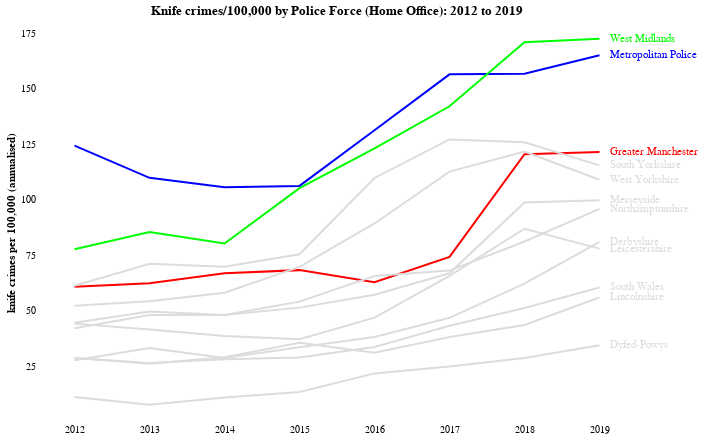

The code cell stored with this chart in its notebook:
### Code cell
dom = required_forces
rng = ["rgb(0,0,255)", "rgb(0,255,0)", "rgb(255,0,0)", "rgb(220,220,220)", "rgb(220,220,220)", 
      "rgb(220,220,220)", "rgb(220,220,220)", "rgb(220,220,220)", "rgb(220,220,220)", "rgb(220,220,220)", 
      "rgb(220,220,220)", "rgb(220,220,220)"]

line = alt.Chart(knife_crime_rates, title='Knife crimes/100,000 by Police Force (Home Office): 2012 to 2019').mark_line().encode(
    x=alt.X('year:O', axis=alt.Axis(title=None, ticks=False, labelAngle=0)),
    y=alt.Y('crime_per_100K_homeoffice:Q', axis=alt.Axis(title='knife crimes per 100,000 (annualised)', ticks=False, values=[25, 50, 75, 100, 125, 150, 175])),
    color=alt.Color('Force Name:N', scale=alt.
                    Scale(domain=dom, range=rng), legend=None)
)

text = line.mark_text(
    align='left',
    baseline='middle',
    dx=10  # Nudges text to right so it doesn't appear on top of the bar
).encode(
    text='label:N'
)

(line + text).configure_axis(
    grid=False,
    domain=False
).configure_view(
    strokeWidth=0
).properties(
    width=600,
    height=400)

### Figure 1 — Vega-Lite specification as saved in the notebook (floating-point values rounded to 4 significant figures)
{"config": {"view": {"continuousWidth": 400, "continuousHeight": 300, "strokeWidth": 0}, "axis": {"domain": false, "grid": false}}, "layer": [{"mark": "line", "encoding": {"color": {"type": "nominal", "field": "Force Name", "legend": null, "scale": {"domain": ["Metropolitan Police", "West Midlands", "Greater Manchester", "Merseyside", "Derbyshire", "Dyfed-Powys", "Leicestershire", "Lincolnshire", "Northamptonshire", "South Wales", "South Yorkshire", "West Yorkshire"], "range": ["rgb(0,0,255)", "rgb(0,255,0)", "rgb(255,0,0)", "rgb(220,220,220)", "rgb(220,220,220)", "rgb(220,220,220)", "rgb(220,220,220)", "rgb(220,220,220)", "rgb(220,220,220)", "rgb(220,220,220)", "rgb(220,220,220)", "rgb(220,220,220)"]}}, "x": {"type": "ordinal", "axis": {"labelAngle": 0, "ticks": false, "title": null}, "field": "year"}, "y": {"type": "quantitative", "axis": {"ticks": false, "title": "knife crimes per 100,000 (annualised)", "values": [25, 50, 75, 100, 125, 150, 175]}, "field": "crime_per_100K_homeoffice"}}, "title": "Knife crimes/100,000 by Police Force (Home Office): 2012 to 2019"}, {"mark": {"type": "text", "align": "left", "baseline": "middle", "dx": 10}, "encoding": {"color": {"type": "nominal", "field": "Force Name", "legend": null, "scale": {"domain": ["Metropolitan Police", "West Midlands", "Greater Manchester", "Merseyside", "Derbyshire", "Dyfed-Powys", "Leicestershire", "Lincolnshire", "Northamptonshire", "South Wales", "South Yorkshire", "West Yorkshire"], "range": ["rgb(0,0,255)", "rgb(0,255,0)", "rgb(255,0,0)", "rgb(220,220,220)", "rgb(220,220,220)", "rgb(220,220,220)", "rgb(220,220,220)", "rgb(220,220,220)", "rgb(220,220,220)", "rgb(220,220,220)", "rgb(220,220,220)", "rgb(220,220,220)"]}}, "text": {"type": "nominal", "field": "label"}, "x": {"type": "ordinal", "axis": {"labelAngle": 0, "ticks": false, "title": null}, "field": "year"}, "y": {"type": "quantitative", "axis": {"ticks": false, "title": "knife crimes per 100,000 (annualised)", "values": [25, 50, 75, 100, 125, 150, 175]}, "field": "crime_per_100K_homeoffice"}}, "title": "Knife crimes/100,000 by Police Force (Home Office): 2012 to 2019"}], "data": {"name": "data-3fb1f4d83bbde859627106ad29a84b77"}, "height": 400, "width": 600, "$schema": "https://vega.github.io/schema/vega-lite/v4.8.1.json", "datasets": {"data-3fb1f4d83bbde859627106ad29a84b77": [{"Force Name": "Derbyshire", "year": 2012, "total": 287.0, "PoliceForce": "Derbyshire", "population": 1032000.0, "crime_per_100K_homeoffice": 27.8, "label": ""}, {"Force Name": "Derbyshire", "year": 2013, "total": 344.0, "PoliceForce": "Derbyshire", "population": 1032000.0, "crime_per_100K_homeoffice": 33.32, "label": ""}, {"Force Name": "Derbyshire", "year": 2014, "total": 297.0, "PoliceForce": "Derbyshire", "population": 1032000.0, "crime_per_100K_homeoffice": 28.77, "label": ""}, {"Force Name": "Derbyshire", "year": 2015, "total": 347.0, "PoliceForce": "Derbyshire", "population": 1032000.0, "crime_per_100K_homeoffice": 33.61, "label": ""}, {"Force Name": "Derbyshire", "year": 2016, "total": 395.0, "PoliceForce": "Derbyshire", "population": 1032000.0, "crime_per_100K_homeoffice": 38.26, "label": ""}, {"Force Name": "Derbyshire", "year": 2017, "total": 484.0, "PoliceForce": "Derbyshire", "population": 1032000.0, "crime_per_100K_homeoffice": 46.89, "label": ""}, {"Force Name": "Derbyshire", "year": 2018, "total": 653.0, "PoliceForce": "Derbyshire", "population": 1049000.0, "crime_per_100K_homeoffice": 62.25, "label": ""}, {"Force Name": "Derbyshire", "year": 2019, "total": 854.0, "PoliceForce": "Derbyshire", "population": 1053000.0, "crime_per_100K_homeoffice": 81.08, "label": "Derbyshire"}, {"Force Name": "Dyfed-Powys", "year": 2012, "total": 58.0, "PoliceForce": "Dyfed-Powys", "population": 516700.0, "crime_per_100K_homeoffice": 11.23, "label": ""}, {"Force Name": "Dyfed-Powys", "year": 2013, "total": 40.0, "PoliceForce": "Dyfed-Powys", "population": 516700.0, "crime_per_100K_homeoffice": 7.741, "label": ""}, {"Force Name": "Dyfed-Powys", "year": 2014, "total": 57.0, "PoliceForce": "Dyfed-Powys", "population": 516700.0, "crime_per_100K_homeoffice": 11.03, "label": ""}, {"Force Name": "Dyfed-Powys", "year": 2015, "total": 70.0, "PoliceForce": "Dyfed-Powys", "population": 516700.0, "crime_per_100K_homeoffice": 13.55, "label": ""}, {"Force Name": "Dyfed-Powys", "year": 2016, "total": 113.0, "PoliceForce": "Dyfed-Powys", "population": 516700.0, "crime_per_100K_homeoffice": 21.87, "label": ""}, {"Force Name": "Dyfed-Powys", "year": 2017, "total": 129.0, "PoliceForce": "Dyfed-Powys", "population": 516800.0, "crime_per_100K_homeoffice": 24.96, "label": ""}, {"Force Name": "Dyfed-Powys", "year": 2018, "total": 149.0, "PoliceForce": "Dyfed-Powys", "population": 516800.0, "crime_per_100K_homeoffice": 28.83, "label": ""}, {"Force Name": "Dyfed-Powys", "year": 2019, "total": 179.0, "PoliceForce": "Dyfed-Powys", "population": 518100.0, "crime_per_100K_homeoffice": 34.55, "label": "Dyfed-Powys"}, {"Force Name": "Greater Manchester", "year": 2012, "total": 1599.0, "PoliceForce": "Greater Manchester", "population": 2629000.0, "crime_per_100K_homeoffice": 60.81, "label": ""}, {"Force Name": "Greater Manchester", "year": 2013, "total": 1643.0, "PoliceForce": "Greater Manchester", "population": 2629000.0, "crime_per_100K_homeoffice": 62.49, "label": ""}, {"Force Name": "Greater Manchester", "year": 2014, "total": 1761.0, "PoliceForce": "Greater Manchester", "population": 2629000.0, "crime_per_100K_homeoffice": 66.97, "label": ""}, {"Force Name": "Greater Manchester", "year": 2015, "total": 1797.0, "PoliceForce": "Greater Manchester", "population": 2629000.0, "crime_per_100K_homeoffice": 68.34, "label": ""}, {"Force Name": "Greater Manchester", "year": 2016, "total": 1655.0, "PoliceForce": "Greater Manchester", "population": 2629000.0, "crime_per_100K_homeoffice": 62.94, "label": ""}, {"Force Name": "Greater Manchester", "year": 2017, "total": 1953.0, "PoliceForce": "Greater Manchester", "population": 2629000.0, "crime_per_100K_homeoffice": 74.28, "label": ""}, {"Force Name": "Greater Manchester", "year": 2018, "total": 3169.0, "PoliceForce": "Greater Manchester", "population": 2629000.0, "crime_per_100K_homeoffice": 120.5, "label": ""}, {"Force Name": "Greater Manchester", "year": 2019, "total": 3194.0, "PoliceForce": "Greater Manchester", "population": 2629000.0, "crime_per_100K_homeoffice": 121.5, "label": "Greater Manchester"}, {"Force Name": "Leicestershire", "year": 2012, "total": 462.0, "PoliceForce": "Leicestershire", "population": 1044000.0, "crime_per_100K_homeoffice": 44.27, "label": ""}, {"Force Name": "Leicestershire", "year": 2013, "total": 434.0, "PoliceForce": "Leicestershire", "population": 1044000.0, "crime_per_100K_homeoffice": 41.59, "label": ""}, {"Force Name": "Leicestershire", "year": 2014, "total": 404.0, "PoliceForce": "Leicestershire", "population": 1044000.0, "crime_per_100K_homeoffice": 38.71, "label": ""}, {"Force Name": "Leicestershire", "year": 2015, "total": 389.0, "PoliceForce": "Leicestershire", "population": 1044000.0, "crime_per_100K_homeoffice": 37.27, "label": ""}, {"Force Name": "Leicestershire", "year": 2016, "total": 490.0, "PoliceForce": "Leicestershire", "population": 1044000.0, "crime_per_100K_homeoffice": 46.95, "label": ""}, {"Force Name": "Leicestershire", "year": 2017, "total": 712.0, "PoliceForce": "Leicestershire", "population": 1083000.0, "crime_per_100K_homeoffice": 65.73, "label": ""}, {"Force Name": "Leicestershire", "year": 2018, "total": 942.0, "PoliceForce": "Leicestershire", "population": 1083000.0, "crime_per_100K_homeoffice": 86.96, "label": ""}, {"Force Name": "Leicestershire", "year": 2019, "total": 853.0, "PoliceForce": "Leicestershire", "population": 1093000.0, "crime_per_100K_homeoffice": 78.03, "label": "Leicestershire"}, {"Force Name": "Lincolnshire", "year": 2012, "total": 211.0, "PoliceForce": "Lincolnshire", "population": 731500.0, "crime_per_100K_homeoffice": 28.84, "label": ""}, {"Force Name": "Lincolnshire", "year": 2013, "total": 192.0, "PoliceForce": "Lincolnshire", "population": 731500.0, "crime_per_100K_homeoffice": 26.25, "label": ""}, {"Force Name": "Lincolnshire", "year": 2014, "total": 213.0, "PoliceForce": "Lincolnshire", "population": 731500.0, "crime_per_100K_homeoffice": 29.12, "label": ""}, {"Force Name": "Lincolnshire", "year": 2015, "total": 261.0, "PoliceForce": "Lincolnshire", "population": 731500.0, "crime_per_100K_homeoffice": 35.68, "label": ""}, {"Force Name": "Lincolnshire", "year": 2016, "total": 228.0, "PoliceForce": "Lincolnshire", "population": 731500.0, "crime_per_100K_homeoffice": 31.17, "label": ""}, {"Force Name": "Lincolnshire", "year": 2017, "total": 287.0, "PoliceForce": "Lincolnshire", "population": 751200.0, "crime_per_100K_homeoffice": 38.21, "label": ""}, {"Force Name": "Lincolnshire", "year": 2018, "total": 328.0, "PoliceForce": "Lincolnshire", "population": 751200.0, "crime_per_100K_homeoffice": 43.66, "label": ""}, {"Force Name": "Lincolnshire", "year": 2019, "total": 424.0, "PoliceForce": "Lincolnshire", "population": 755800.0, "crime_per_100K_homeoffice": 56.1, "label": "Lincolnshire"}, {"Force Name": "Merseyside", "year": 2012, "total": 587.0, "PoliceForce": "Merseyside", "population": 1391000.0, "crime_per_100K_homeoffice": 42.2, "label": ""}, {"Force Name": "Merseyside", "year": 2013, "total": 670.0, "PoliceForce": "Merseyside", "population": 1391000.0, "crime_per_100K_homeoffice": 48.16, "label": ""}, {"Force Name": "Merseyside", "year": 2014, "total": 670.0, "PoliceForce": "Merseyside", "population": 1391000.0, "crime_per_100K_homeoffice": 48.16, "label": ""}, {"Force Name": "Merseyside", "year": 2015, "total": 716.0, "PoliceForce": "Merseyside", "population": 1391000.0, "crime_per_100K_homeoffice": 51.47, "label": ""}, {"Force Name": "Merseyside", "year": 2016, "total": 797.0, "PoliceForce": "Merseyside", "population": 1391000.0, "crime_per_100K_homeoffice": 57.29, "label": ""}, {"Force Name": "Merseyside", "year": 2017, "total": 948.0, "PoliceForce": "Merseyside", "population": 1417000.0, "crime_per_100K_homeoffice": 66.91, "label": ""}, {"Force Name": "Merseyside", "year": 2018, "total": 1399.0, "PoliceForce": "Merseyside", "population": 1417000.0, "crime_per_100K_homeoffice": 98.74, "label": ""}, {"Force Name": "Merseyside", "year": 2019, "total": 1420.0, "PoliceForce": "Merseyside", "population": 1423000.0, "crime_per_100K_homeoffice": 99.78, "label": "Merseyside"}, {"Force Name": "Metropolitan Police", "year": 2012, "total": 10620.0, "PoliceForce": "Metropolitan Police", "population": 8539000.0, "crime_per_100K_homeoffice": 124.4, "label": ""}, {"Force Name": "Metropolitan Police", "year": 2013, "total": 9382.0, "PoliceForce": "Metropolitan Police", "population": 8539000.0, "crime_per_100K_homeoffice": 109.9, "label": ""}, {"Force Name": "Metropolitan Police", "year": 2014, "total": 9016.0, "PoliceForce": "Metropolitan Police", "population": 8539000.0, "crime_per_100K_homeoffice": 105.6, "label": ""}, {"Force Name": "Metropolitan Police", "year": 2015, "total": 9072.0, "PoliceForce": "Metropolitan Police", "population": 8539000.0, "crime_per_100K_homeoffice": 106.2, "label": ""}, {"Force Name": "Metropolitan Police", "year": 2016, "total": 11210.0, "PoliceForce": "Metropolitan Police", "population": 8539000.0, "crime_per_100K_homeoffice": 131.3, "label": ""}, {"Force Name": "Metropolitan Police", "year": 2017, "total": 13710.0, "PoliceForce": "Metropolitan Police", "population": 8762000.0, "crime_per_100K_homeoffice": 156.4, "label": ""}, {"Force Name": "Metropolitan Police", "year": 2018, "total": 13820.0, "PoliceForce": "Metropolitan Police", "population": 8817000.0, "crime_per_100K_homeoffice": 156.7, "label": ""}, {"Force Name": "Metropolitan Police", "year": 2019, "total": 14680.0, "PoliceForce": "Metropolitan Police", "population": 8899000.0, "crime_per_100K_homeoffice": 165.0, "label": "Metropolitan Police"}, {"Force Name": "Northamptonshire", "year": 2012, "total": 319.0, "PoliceForce": "Northamptonshire", "population": 714400.0, "crime_per_100K_homeoffice": 44.65, "label": ""}, {"Force Name": "Northamptonshire", "year": 2013, "total": 355.0, "PoliceForce": "Northamptonshire", "population": 714400.0, "crime_per_100K_homeoffice": 49.69, "label": ""}, {"Force Name": "Northamptonshire", "year": 2014, "total": 344.0, "PoliceForce": "Northamptonshire", "population": 714400.0, "crime_per_100K_homeoffice": 48.15, "label": ""}, {"Force Name": "Northamptonshire", "year": 2015, "total": 387.0, "PoliceForce": "Northamptonshire", "population": 714400.0, "crime_per_100K_homeoffice": 54.17, "label": ""}, {"Force Name": "Northamptonshire", "year": 2016, "total": 469.0, "PoliceForce": "Northamptonshire", "population": 714400.0, "crime_per_100K_homeoffice": 65.65, "label": ""}, {"Force Name": "Northamptonshire", "year": 2017, "total": 505.0, "PoliceForce": "Northamptonshire", "population": 741200.0, "crime_per_100K_homeoffice": 68.13, "label": ""}, {"Force Name": "Northamptonshire", "year": 2018, "total": 602.0, "PoliceForce": "Northamptonshire", "population": 741200.0, "crime_per_100K_homeoffice": 81.22, "label": ""}, {"Force Name": "Northamptonshire", "year": 2019, "total": 717.0, "PoliceForce": "Northamptonshire", "population": 747600.0, "crime_per_100K_homeoffice": 95.9, "label": "Northamptonshire"}, {"Force Name": "South Wales", "year": 2012, "total": 375.0, "PoliceForce": "South Wales", "population": 1301000.0, "crime_per_100K_homeoffice": 28.83, "label": ""}, {"Force Name": "South Wales", "year": 2013, "total": 345.0, "PoliceForce": "South Wales", "population": 1301000.0, "crime_per_100K_homeoffice": 26.52, "label": ""}, {"Force Name": "South Wales", "year": 2014, "total": 368.0, "PoliceForce": "South Wales", "population": 1301000.0, "crime_per_100K_homeoffice": 28.29, "label": ""}, {"Force Name": "South Wales", "year": 2015, "total": 378.0, "PoliceForce": "South Wales", "population": 1301000.0, "crime_per_100K_homeoffice": 29.06, "label": ""}, {"Force Name": "South Wales", "year": 2016, "total": 439.0, "PoliceForce": "South Wales", "population": 1301000.0, "crime_per_100K_homeoffice": 33.75, "label": ""}, {"Force Name": "South Wales", "year": 2017, "total": 574.0, "PoliceForce": "South Wales", "population": 1324000.0, "crime_per_100K_homeoffice": 43.34, "label": ""}, {"Force Name": "South Wales", "year": 2018, "total": 679.0, "PoliceForce": "South Wales", "population": 1324000.0, "crime_per_100K_homeoffice": 51.27, "label": ""}, {"Force Name": "South Wales", "year": 2019, "total": 806.0, "PoliceForce": "South Wales", "population": 1331000.0, "crime_per_100K_homeoffice": 60.56, "label": "South Wales"}, {"Force Name": "South Yorkshire", "year": 2012, "total": 837.0, "PoliceForce": "South Yorkshire", "population": 1366000.0, "crime_per_100K_homeoffice": 61.28, "label": ""}, {"Force Name": "South Yorkshire", "year": 2013, "total": 973.0, "PoliceForce": "South Yorkshire", "population": 1366000.0, "crime_per_100K_homeoffice": 71.24, "label": ""}, {"Force Name": "South Yorkshire", "year": 2014, "total": 954.0, "PoliceForce": "South Yorkshire", "population": 1366000.0, "crime_per_100K_homeoffice": 69.85, "label": ""}, {"Force Name": "South Yorkshire", "year": 2015, "total": 1031.0, "PoliceForce": "South Yorkshire", "population": 1366000.0, "crime_per_100K_homeoffice": 75.49, "label": ""}, {"Force Name": "South Yorkshire", "year": 2016, "total": 1500.0, "PoliceForce": "South Yorkshire", "population": 1366000.0, "crime_per_100K_homeoffice": 109.8, "label": ""}, {"Force Name": "South Yorkshire", "year": 2017, "total": 1772.0, "PoliceForce": "South Yorkshire", "population": 1393000.0, "crime_per_100K_homeoffice": 127.2, "label": ""}, {"Force Name": "South Yorkshire", "year": 2018, "total": 1754.0, "PoliceForce": "South Yorkshire", "population": 1393000.0, "crime_per_100K_homeoffice": 125.9, "label": ""}, {"Force Name": "South Yorkshire", "year": 2019, "total": 1620.0, "PoliceForce": "South Yorkshire", "population": 1403000.0, "crime_per_100K_homeoffice": 115.5, "label": "South Yorkshire"}, {"Force Name": "West Midlands", "year": 2012, "total": 2183.0, "PoliceForce": "West Midlands", "population": 2808000.0, "crime_per_100K_homeoffice": 77.73, "label": ""}, {"Force Name": "West Midlands", "year": 2013, "total": 2402.0, "PoliceForce": "West Midlands", "population": 2808000.0, "crime_per_100K_homeoffice": 85.53, "label": ""}, {"Force Name": "West Midlands", "year": 2014, "total": 2255.0, "PoliceForce": "West Midlands", "population": 2808000.0, "crime_per_100K_homeoffice": 80.29, "label": ""}, {"Force Name": "West Midlands", "year": 2015, "total": 2956.0, "PoliceForce": "West Midlands", "population": 2808000.0, "crime_per_100K_homeoffice": 105.3, "label": ""}, {"Force Name": "West Midlands", "year": 2016, "total": 3457.0, "PoliceForce": "West Midlands", "population": 2808000.0, "crime_per_100K_homeoffice": 123.1, "label": ""}, {"Force Name": "West Midlands", "year": 2017, "total": 4116.0, "PoliceForce": "West Midlands", "population": 2897000.0, "crime_per_100K_homeoffice": 142.1, "label": ""}, {"Force Name": "West Midlands", "year": 2018, "total": 4951.0, "PoliceForce": "West Midlands", "population": 2897000.0, "crime_per_100K_homeoffice": 170.9, "label": ""}, {"Force Name": "West Midlands", "year": 2019, "total": 5023.0, "PoliceForce": "West Midlands", "population": 2913000.0, "crime_per_100K_homeoffice": 172.5, "label": "West Midlands"}, {"Force Name": "West Yorkshire", "year": 2012, "total": 1184.0, "PoliceForce": "West Yorkshire", "population": 2264000.0, "crime_per_100K_homeoffice": 52.29, "label": ""}, {"Force Name": "West Yorkshire", "year": 2013, "total": 1231.0, "PoliceForce": "West Yorkshire", "population": 2264000.0, "crime_per_100K_homeoffice": 54.37, "label": ""}, {"Force Name": "West Yorkshire", "year": 2014, "total": 1317.0, "PoliceForce": "West Yorkshire", "population": 2264000.0, "crime_per_100K_homeoffice": 58.16, "label": ""}, {"Force Name": "West Yorkshire", "year": 2015, "total": 1580.0, "PoliceForce": "West Yorkshire", "population": 2264000.0, "crime_per_100K_homeoffice": 69.78, "label": ""}, {"Force Name": "West Yorkshire", "year": 2016, "total": 2023.0, "PoliceForce": "West Yorkshire", "population": 2264000.0, "crime_per_100K_homeoffice": 89.34, "label": ""}, {"Force Name": "West Yorkshire", "year": 2017, "total": 2600.0, "PoliceForce": "West Yorkshire", "population": 2307000.0, "crime_per_100K_homeoffice": 112.7, "label": ""}, {"Force Name": "West Yorkshire", "year": 2018, "total": 2807.0, "PoliceForce": "West Yorkshire", "population": 2307000.0, "crime_per_100K_homeoffice": 121.7, "label": ""}, {"Force Name": "West Yorkshire", "year": 2019, "total": 2529.0, "PoliceForce": "West Yorkshire", "population": 2320000.0, "crime_per_100K_homeoffice": 109.0, "label": "West Yorkshire"}]}}
